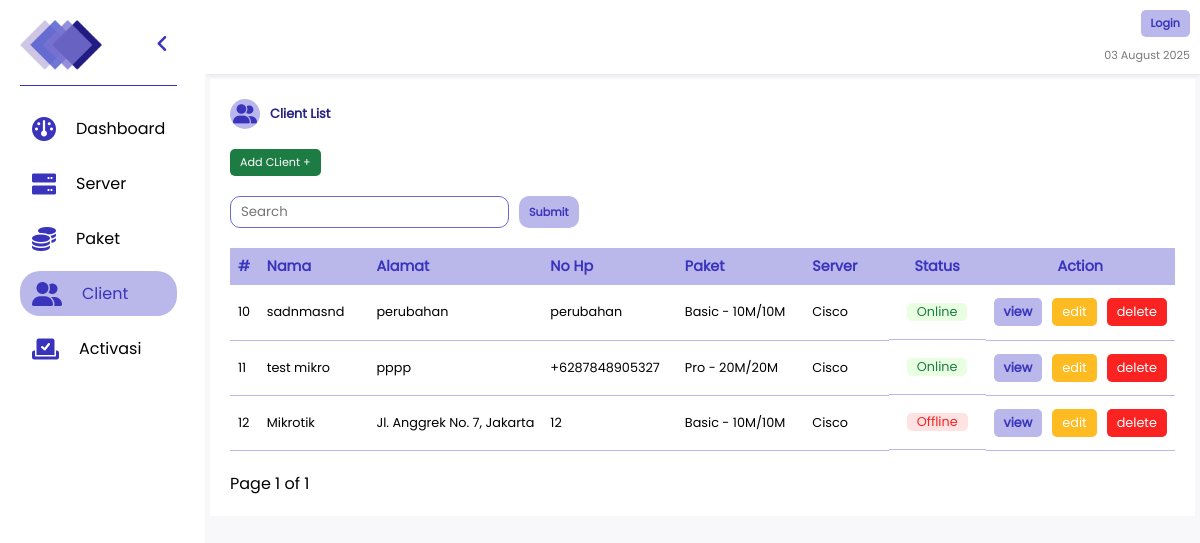
/client/, run on the app's committed database.
### polls/models.py (models this page shows, shortened)
class Client(models.Model):
    id_paket = models.ForeignKey(Paket, on_delete=models.SET_NULL, null=True, blank=True, related_name='pakets')
    name = models.CharField(max_length=255)
    address = models.CharField(max_length=255)
    phone = models.CharField(max_length=255)
    pppoe = models.CharField(max_length=255)
    password = models.CharField(max_length=255)
    isActive = models.BooleanField(default=False)
    isApproved = models.BooleanField(default=True)
    temp_paket = models.ForeignKey(Paket, on_delete=models.SET_NULL, related_name='temp_paket', null=True, blank=True)
    temp_name = models.CharField(max_length=255, null=True, blank=True)
    temp_address = models.CharField(max_length=255, null=True, blank=True)
    temp_phone = models.CharField(max_length=255, null=True, blank=True)
    temp_pppoe = models.CharField(max_length=255, null=True, blank=True)
    temp_password = models.CharField(max_length=255, null=True, blank=True)

class Paket(models.Model):
    name = models.CharField(max_length=255)
    price = models.IntegerField()
    limit = models.CharField(max_length=255)
    id_ip_pool = models.ForeignKey(IPPool, on_delete=models.SET_NULL,null=True, blank=True, related_name='ip_pools')

class IPPool(models.Model):
    id_server = models.ForeignKey(Server, on_delete=models.SET_NULL,null=True, blank=True, related_name='servers')
    name = models.CharField(max_length=100)
    ip_range = models.CharField(max_length=100)

class Server(models.Model):
    name = models.CharField(max_length=255)
    host = models.GenericIPAddressField()
    username = models.CharField(max_length=255)
    password = models.CharField(max_length=255)
    genieacs = models.GenericIPAddressField(blank=True, null=True)

### polls/views.py (the view, shortened to what this page needs)
# urls.py: path('client/', views.client, name='client'),
def client(request) :
    query = request.GET.get('s', '')
    client_list = Client.objects.all()
    query_lower = query.strip().lower()
    status_filter = Q()
    if query_lower == "online":
        status_filter = Q(isActive=True)
    elif query_lower == "offline":
        status_filter = Q(isActive=False)
    paginator = Paginator(client_list, 10)
    page_number = request.GET.get('page')
    clients = paginator.get_page(page_number)
    return render(request, 'pages/client.html', {'clients': clients, 'query': query})

### polls/templates/pages/client.html (shortened to what this page needs)
{% extends 'dashboard/base.html' %} {% block content %}
<div class="content-page client">
  <div class="table-wrapper column">
    <div class="header-table column">
      <div class="row title-head-td">
        <i
          class="fa-solid fa-user-group"
          style="--clr: var(--clr-fourth); --icon-clr: var(--clr-second)"
        ></i>
        <span class="title">Client List</span>
      </div>
      <a href="{% url 'add-client' %}" class="success-button">Add CLient +</a>
      <form method="GET" class="form-search row">
        <input
          class="search-box"
          type="search"
          placeholder="Search"
          name="s"
          value="{{ query }}"
        />
        <input class="search-button" type="submit" />
      </form>
    </div>
    <div class="table-container">
      <table class="table">
        <tr class="t-head">
          <th>#</th>
          <th>Nama</th>
          <th>Alamat</th>
          <th>No Hp</th>
          <th>Paket</th>
          <th>Server</th>
          <th class="center-th">Status</th>
          <th class="center-th">Action</th>
        </tr>
        {% for client in clients %}
        <tr class="t-d">
          <td>{{ client.id }}</td>
          <td>{{ client.name }}</td>
          <td>{{ client.address }}</td>
          <td>{{ client.phone }}</td>
          <td>{{ client.id_paket.name }} - {{ client.id_paket.limit }}</td>
          <td>{{ client.id_paket.id_ip_pool.id_server.name }}</td>
          <td class="td-center">
            <div
              class="{% if client.isActive %}enable-t{% else %}disable-t{% endif %}"
            >
              {% if client.isActive %}Online{% else %}Offline{% endif %}
            </div>
          </td>
          <td>
            <div class="row button-wrapper">
              <a href="{% url 'detail-client' client.id %}" class="main-button"
                >view</a
              >
               <a href="{% url 'edit-client' client.id %}" class="warning-button"
                >edit</a
              >
              <button
                onclick="openDeleteModal('{{ client.id }}', '{{ client.name }}')"
                class="danger-button"
              >
                delete</i>
              </button>
            </div>
          </td >
        </tr>
        {% empty %}
        <tr>
          <td colspan="7" class="center">Tidak ada data yang ditemukan</td>
        </tr>
        {% endfor %}
      </table>
    </div>
    <div class="pagination row">
      <span class="current-page"
        >Page {{ clients.number }} of {{ clients.paginator.num_pages }}</span
      >
    </div>
  </div>
</div>
{% endblock %}

### polls/templates/dashboard/base.html (shortened to what this page needs)
{% load static %}
<!DOCTYPE html>
<html lang="en">
  <head>
    <link href="{% static 'css/style.css' %}" rel="stylesheet" />
    <link
      rel="stylesheet"
      href="https://cdnjs.cloudflare.com/ajax/libs/font-awesome/6.0.0-beta3/css/all.min.css"
    />
  </head>
  <body>
    <div class="base-wrapper row">
      <div class="sidebar-box menu-collapse"></div>
      <div class="sidebar column">
        <div class="logo row menu-collapse">
          <div class="img-wrapper menu-text">
            <img src="{% static 'assets/logo.png' %}" alt="" />
          </div>
          <button id="toggle-menu">
            <i class="fa-solid fa-angle-left menu-collapse"></i>
          </button>
        </div>
        <div class="menu column">
          <a
            href="{% url 'dashboard' %}"
            class="menu-link"
            data-url="{% url 'dashboard' %}"
          >
            <div class="row menu-collapse">
              <i class="fa-solid fa-gauge"></i>
              <span class="menu-text">Dashboard</span>
            </div>
          </a>
          <a
            href="{% url 'server' %}"
            class="menu-link"
            data-url="{% url 'server' %}"
          >
            <div class="row menu-collapse">
              <i class="fa-solid fa-server"></i>
              <span class="menu-text">Server</span>
            </div>
          </a>
          <a
            href="{% url 'paket' %}"
            class="menu-link"
            data-url="{% url 'paket' %}"
          >
            <div class="row menu-collapse">
              <i class="fa-solid fa-coins"></i>
              <span class="menu-text">Paket</span>
            </div>
          </a>
          <a
            href="{% url 'client' %}"
            class="menu-link"
            data-url="{% url 'client' %}"
          >
            <div class="row menu-collapse">
              <i class="fa-solid fa-user-group"></i>
              <span class="menu-text">Client</span>
            </div>
          </a>
          <a
            href="{% url 'verifikasi' %}"
            class="menu-link"
            data-url="{% url 'verifikasi' %}"
          >
            <div class="row menu-collapse">
              <i class="fa-solid fa-check-to-slot"></i>
              <span class="menu-text">Activasi</span>
            </div>
          </a>
        </div>
      </div>
      <div class="content">
        <div class="header row">
          <div class="text-wrapper">
            {% if user.is_authenticated %}
            <div class="row gap-20">
              <div class="column">
                <div class="main-text">Halo Admin!</div>
                <div class="text-grey">{% now "d F Y" %}</div>
              </div>
              <a class="main-button" href="{% url 'logout' %}?next={{ request.path }}">Logout</a>
            </div>
            {% else %}
            <div class="column gap-10 align-end ">
              <a class="main-button" href="{% url 'login' %}">Login</a>
              <div class="text-grey">{% now "d F Y" %}</div>
            </div>
            {% endif %}
          </div>
        </div>
        {% block content %} {% endblock %}
      </div>
    </div>
  </body>
</html>

### data on the page
Client: id "10", name "sadnmasnd", address "perubahan", phone "perubahan", id_paket.name "Basic", id_paket.limit "10M/10M", id_paket.id_ip_pool.id_server.name "Cisco", isActive "Online"
Client: id "11", name "test mikro", address "pppp", phone "+6287848905327", id_paket.name "Pro", id_paket.limit "20M/20M", id_paket.id_ip_pool.id_server.name "Cisco", isActive "Online"
Client: id "12", name "Mikrotik", address "Jl. Anggrek No. 7, Jakarta", phone "12", id_paket.name "Basic", id_paket.limit "10M/10M", id_paket.id_ip_pool.id_server.name "Cisco", isActive "Offline"

### other printed values
{{ clients.number }} "1"
{{ clients.paginator.num_pages }} "1"
